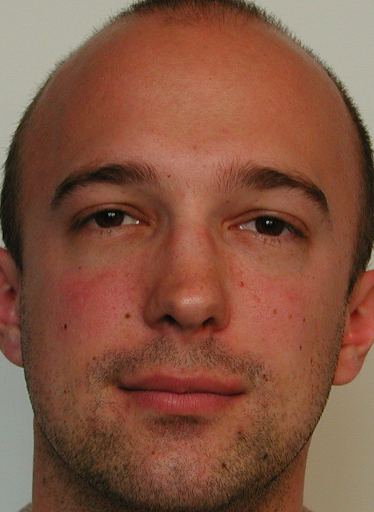
#> input picture data/FASSEG-frontal01/Train_RGB/5.bmp, 374 x 512 px
$ python probability_maps.py
#> lines starting #> are read from the running program, lines starting #| are printed output that depends on the picture
#> further down, rgb_img is the input picture: shape (512, 374, 3); mean R, G, B 131.7, 85.1, 65.1
# -*- coding: utf-8 -*-
"""
TO BE IMPLEMENTED
Gérer les effets de bords dans le calcul des HSV
"""
import cv2
import os
import matplotlib.pyplot as plt
from skimage import feature, exposure
from skimage.color import rgb2hsv
import skimage
import pandas as pd
import numpy as np

from time import time

from sklearn.base import BaseEstimator

class ImageEncoder(BaseEstimator):

    def __init__(self, patch_size_hsv=32, patch_size_hog=32):
        # Feature vector for each type
        self.feature_vector = None
        self.hsv = None
        self.hog = None
        self.spatial = None

        self.patch_hsv = None

        # Size of patches for computation of features
        self.patch_size_hsv = patch_size_hsv
        self.patch_size_hog = patch_size_hog

    def fit(self, X):
        self.image = X
        return self.image

    def transform(self, X):
        return X

    def fit_transform(self, X, nbins_hsv=16):
        """Transform the image by computing various features"""
        # Compute spatial features
        self._compute_spatial(X)

        # Compute HSV features
        offset = self.patch_size_hsv // 2
        X = cv2.cvtColor(X, cv2.COLOR_BGR2HSV)
        patch_list = []
        self.hsv = None

        for j in range(X.shape[1]):
            for i in range(X.shape[0]):
                if (i - offset < 0) | (i + offset > X.shape[0]) | (j - offset < 0) | (j + offset > X.shape[1]):
                    patch_hsv = np.zeros((1, 3 * nbins_hsv))
                else:
                    patch_hsv = self._compute_local_hsv(X[i - offset: i + offset,
                                                               j - offset: j + offset,:],
                                                             nbins_hsv=nbins_hsv)
                patch_list.append(patch_hsv)

        self.hsv = np.concatenate(tuple(patch_list), axis=0)

        return self.hsv

    def _compute_spatial(self, X):
        M = X.shape[0]
#> M = 512
        N = X.shape[1]
#> N = 374
        spatial_x = np.zeros((M, N))
        spatial_y = np.zeros((M, N))
        for i in range(M):
            for j in range(N):
                spatial_x[i, j] = i / M
                spatial_y[i, j] = j / N
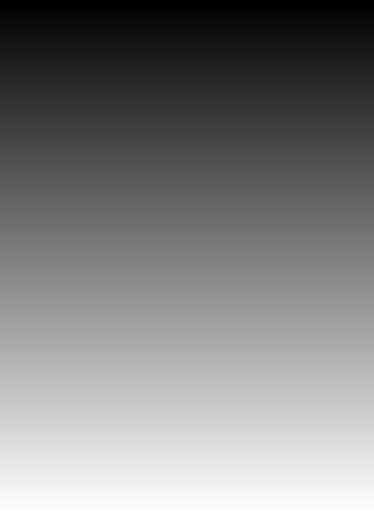
#> spatial_x: shape (512, 374) float64; min 0, max 0.998, mean 0.499
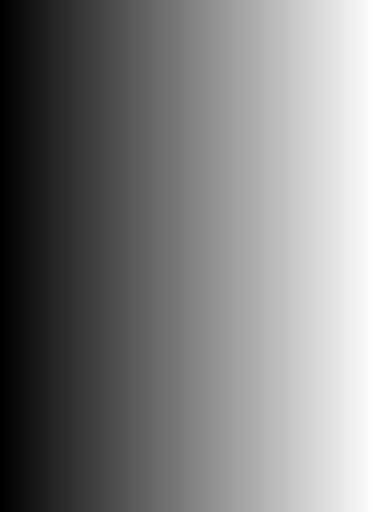
#> spatial_y: shape (512, 374) float64; min 0, max 0.997, mean 0.499
        spatial_x = spatial_x.reshape((-1,1))
        spatial_y = spatial_y.reshape((-1,1))
        self.spatial = np.concatenate((spatial_x, spatial_y), axis=1)

        return self.spatial


    def _compute_local_hsv(self, X, nbins_hsv=16):
        """Compute hsv feature for a given input.
        Allows to separate the analysis into patches.
        Parameters:
            X: HSV images of the original input
        """
        # Computation of HSV features
        self.patch_hsv = None

        # Compute the HSV features for the entire image with a specific number of bins
        temp_patch_list = []
        for i in range(X.shape[-1]):
            temp = cv2.calcHist(images = [X[:,:,i]], channels = [0],
                                mask = None, histSize = [nbins_hsv], ranges = [0,256])
            temp_patch_list.append(temp)

        self.patch_hsv = np.concatenate(tuple(temp_patch_list), axis=1).reshape((-1, 1)).T
        return self.patch_hsv


# Wants to implement:
# HoG features
# HSV features
# Localized features
# Others ?
# Return df (witdh x length) x nb_features for the image inputed

#%%
#Set the different paths for the dahsta
PATH = os.getcwd()
DATA_PATH = "data/FASSEG-frontal01/Train_RGB/"
ABSOLUTE_PATH = PATH + DATA_PATH

#Image
rgb_img = plt.imread(DATA_PATH + '5.bmp')

encoder = ImageEncoder()

timer = time()
features = encoder.fit_transform(rgb_img)
#> in fit_transform, `X = cv2.cvtColor(X, cv2.COLOR_BGR2HSV)`: X: shape (512, 374, 3); mean H, S, V 108, 133.6, 131.9
#> after the loop in fit_transform, `for j in range(X.shape[1]):`: patch_list = 191488 items
print(time() - timer)


#%%
import numpy as np
import cv2 as cv
from matplotlib import pyplot as plt
img = cv.imread(DATA_PATH + '5.bmp')
hsv = cv.cvtColor(img,cv.COLOR_BGR2HSV)
#> hsv: shape (512, 374, 3); mean H, S, V 12.2, 133.6, 131.9
hist = cv.calcHist( [hsv], [0], None, [16], [0, 256] )
#> hist = [155658, 25951, 6712, 1882, 896, 95, 8, 5, 2, 3, 14, 262, 0, 0, 0, 0]
plt.imshow(hist,interpolation = 'nearest')
plt.show()
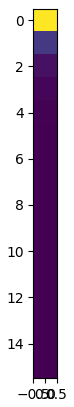
#> figure drawn by matplotlib, 1 panel

#%%
# HoG features extractor
#> (the run stopped early here; a loop or call above may not have finished)
